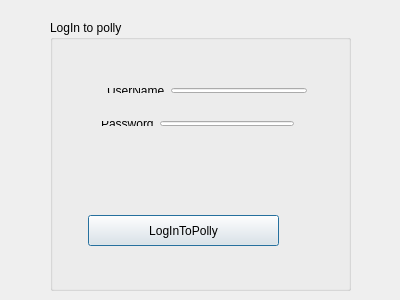
<?xml version="1.0" encoding="UTF-8"?>
<ui version="4.0">
 <class>LoginForm</class>
 <widget class="QDialog" name="LoginForm">
  <property name="geometry">
   <rect>
    <x>0</x>
    <y>0</y>
    <width>400</width>
    <height>300</height>
   </rect>
  </property>
  <property name="windowTitle">
   <string>LoginForm</string>
  </property>
  <widget class="QGroupBox" name="groupBox">
   <property name="geometry">
    <rect>
     <x>50</x>
     <y>20</y>
     <width>301</width>
     <height>271</height>
    </rect>
   </property>
   <property name="title">
    <string>LogIn to polly</string>
   </property>
   <widget class="QPushButton" name="pushButton">
    <property name="geometry">
     <rect>
      <x>38</x>
      <y>195</y>
      <width>191</width>
      <height>31</height>
     </rect>
    </property>
    <property name="text">
     <string>LogInToPolly</string>
    </property>
   </widget>
   <widget class="QWidget" name="">
    <property name="geometry">
     <rect>
      <x>46</x>
      <y>57</y>
      <width>222</width>
      <height>27</height>
     </rect>
    </property>
    <layout class="QHBoxLayout" name="horizontalLayout">
     <item>
      <widget class="QLabel" name="label">
       <property name="text">
        <string>UserName</string>
       </property>
      </widget>
     </item>
     <item>
      <widget class="QLineEdit" name="lineEdit_username"/>
     </item>
    </layout>
   </widget>
   <widget class="QWidget" name="">
    <property name="geometry">
     <rect>
      <x>40</x>
      <y>90</y>
      <width>215</width>
      <height>27</height>
     </rect>
    </property>
    <layout class="QHBoxLayout" name="horizontalLayout_2">
     <item>
      <widget class="QLabel" name="label_2">
       <property name="text">
        <string>Password</string>
       </property>
      </widget>
     </item>
     <item>
      <widget class="QLineEdit" name="lineEdit_password">
       <property name="echoMode">
        <enum>QLineEdit::Password</enum>
       </property>
      </widget>
     </item>
    </layout>
    </widget>
     <widget class="QLabel" name="login_label">
      <property name="geometry">
       <rect>
        <x>10</x>
        <y>160</y>
        <width>281</width>
        <height>20</height>
       </rect>
      </property>
      <property name="text">
       <string/>
      </property>
   </widget>
  </widget>
 </widget>
 <layoutdefault spacing="6" margin="11"/>
 <resources/>
 <connections/>
</ui>
